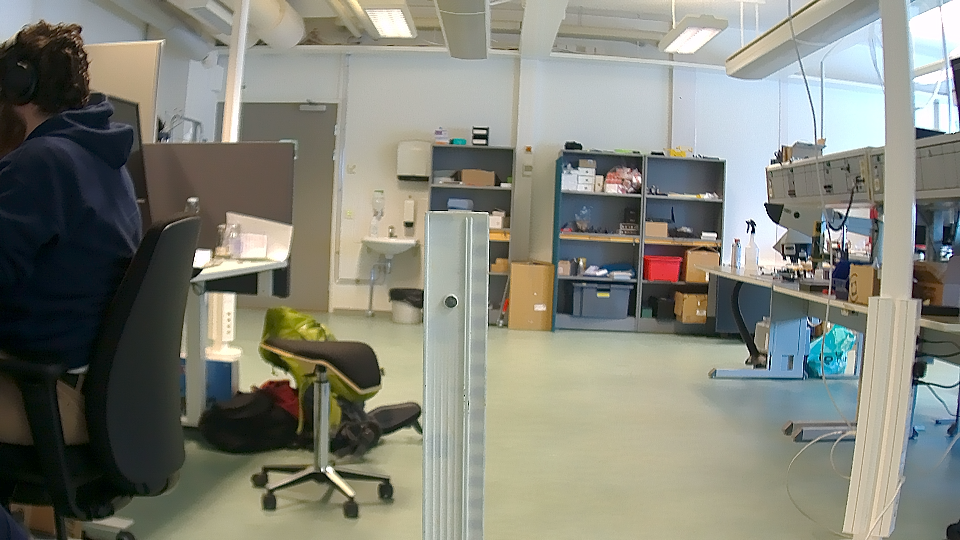
#> input picture height_measurement_research/images/screenshot1.png, 960 x 540 px
$ python test3.py --image ../images/screenshot1.png --width 1.0   (older library calls are emulated)
#> lines starting #> are read from the running program, lines starting #| are printed output that depends on the picture; after the words box and inside, x2 and y2 are one past the last pixel; in counts of white or black regions, pixels touching at a corner belong together
# USAGE
# python object_size.py --image images/example_01.png --width 0.955
# python object_size.py --image images/example_02.png --width 0.955
# python object_size.py --image images/example_03.png --width 3.5

# import the necessary packages
from scipy.spatial import distance as dist
from imutils import perspective
from imutils import contours
import numpy as np
import argparse
import imutils
import cv2

def midpoint(ptA, ptB):
	return ((ptA[0] + ptB[0]) * 0.5, (ptA[1] + ptB[1]) * 0.5)

# construct the argument parse and parse the arguments
ap = argparse.ArgumentParser()
ap.add_argument("-i", "--image", required=True,
	help="path to the input image")
ap.add_argument("-w", "--width", type=float, required=True,
	help="width of the left-most object in the image (in inches)")
args = vars(ap.parse_args())

# load the image, convert it to grayscale, and blur it slightly
image = cv2.imread(args["image"])
#> image is the input picture: shape (540, 960, 3); mean B, G, R 121.2, 131.9, 130.5

image = cv2.imread("../images/screenshot1.png")
print(image)
#> (printed output is left out)
gray = cv2.cvtColor(image, cv2.COLOR_BGR2GRAY)
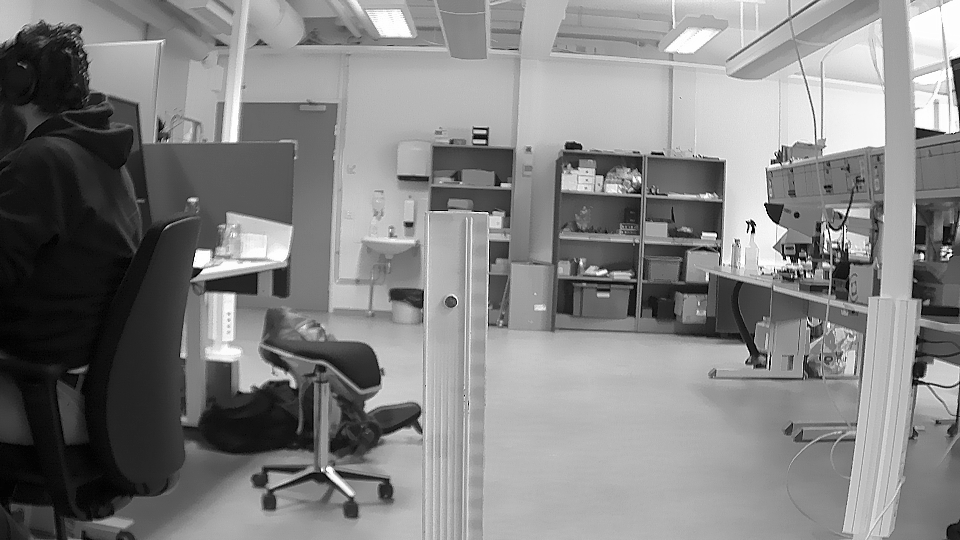
#> gray: shape (540, 960); min 0, max 255, mean 130.3
gray = cv2.GaussianBlur(gray, (7, 7), 0)

# perform edge detection, then perform a dilation + erosion to
# close gaps in between object edges
edged = cv2.Canny(gray, 50, 100)
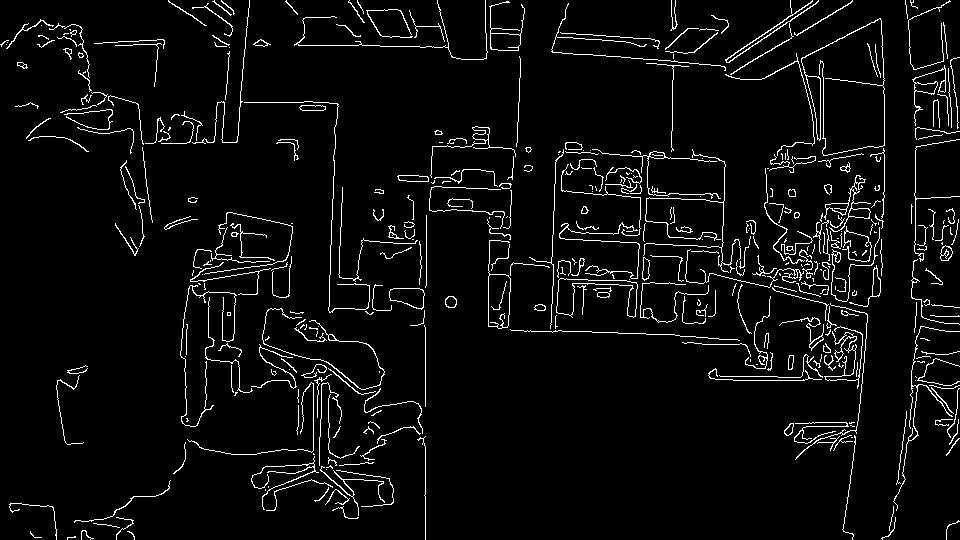
#> edged: shape (540, 960); 4.7% white in thin lines or dots
edged = cv2.dilate(edged, None, iterations=1)
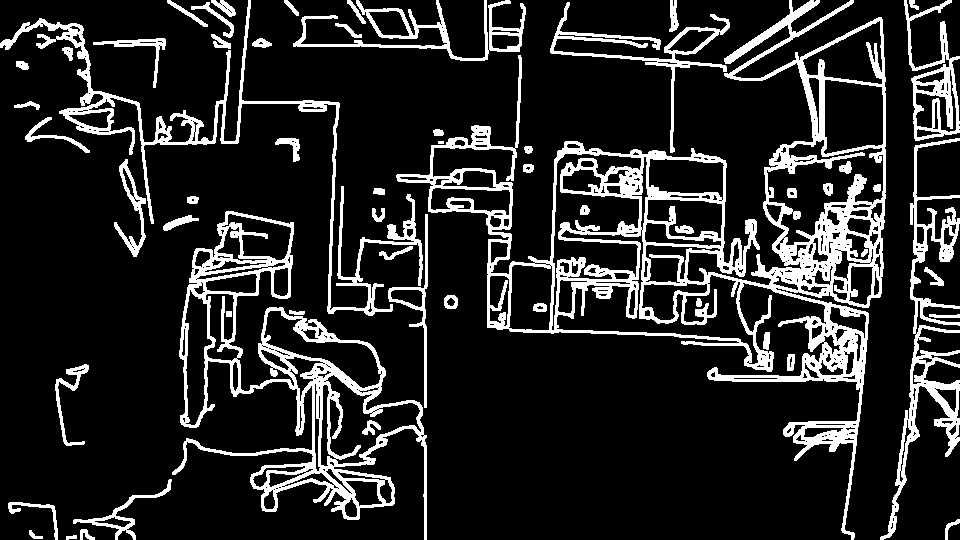
#> edged: shape (540, 960); 15.2% white; 58 white regions (1 under 20 px), largest, box (x1, y1, x2, y2) and area: (396, 0, 886, 540) 35042, (172, 211, 427, 540) 14062, (0, 0, 423, 316) 7549
edged = cv2.erode(edged, None, iterations=1)
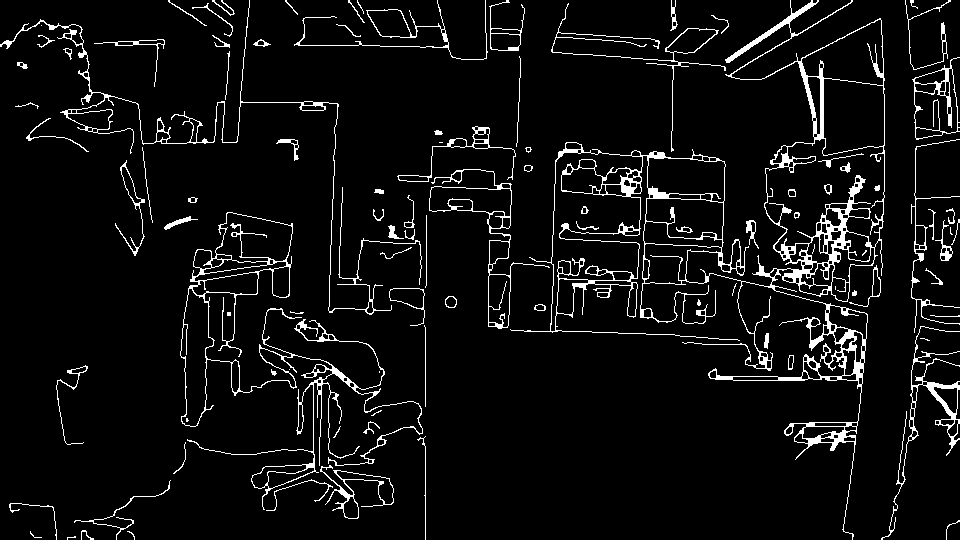
#> edged: shape (540, 960); 5.9% white in thin lines or dots

# find contours in the edge map
cnts = cv2.findContours(edged.copy(), cv2.RETR_EXTERNAL, cv2.CHAIN_APPROX_SIMPLE)[-2:]
#> cnts = 88 contours, 44 with area under 20; largest, box (x1, y1, x2, y2) and area: (510, 0, 885, 540) 49368, (180, 212, 423, 510) 11156, (429, 169, 550, 329) 3924, (912, 57, 960, 140) 2599, (0, 0, 422, 315) 1733

img_contours = np.zeros(image.shape)
#> (the run stopped early here; a loop or call above may not have finished)
